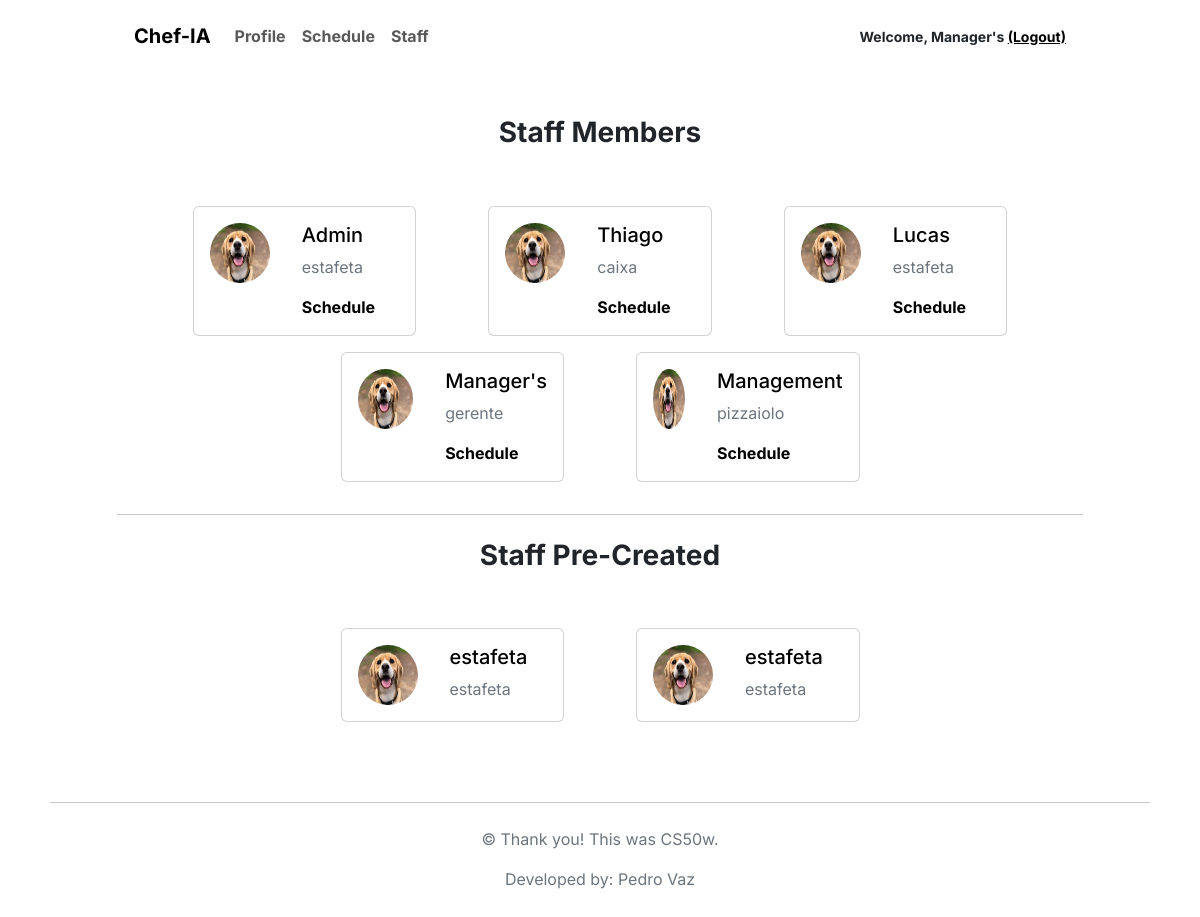
The page /staff (signed in) on the database its author committed.
### chefiapp/models.py (models this page shows, shortened)
class User(AbstractUser):
    role = models.CharField(_('role'), max_length=20, choices=ROLE_CHOICES, blank=True)
    name = models.CharField(_('name'), max_length=120, blank=True)
    address = models.CharField(_('address'), max_length=255, blank=True)
    date_of_birth = models.DateField(_('date of birth'), blank=True, null=True)
    department = models.CharField(_('department'), max_length=20, choices=DEPARTMENT_CHOICES, blank=True)
    departments = models.ManyToManyField(Department, related_name='users', blank=True)
    is_staff = models.BooleanField(_('staff status'), default=True)
    is_active = models.BooleanField(_('active'), default=True)
    date_joined = models.DateField(_('date joined'), blank=True, null=True)

class PreCreateUser(models.Model):
    email = models.EmailField(unique=True)
    name = models.CharField(max_length=255)
    department = models.CharField(_('department'), max_length=20, choices=DEPARTMENT_CHOICES, blank=True)
    activation_token = models.UUIDField(default=uuid.uuid4, editable=False)
    is_used = models.BooleanField(default=False)

### chefiapp/views.py (the view)
# urls.py: path("staff", views.staff_view, name="staff"),
def staff_view(request):
    if request.user.is_authenticated:
        user = request.user
        allUsers = User.objects.all()
        new_staff = PreCreateUser.objects.all()
        return render(request, 'chefiapp/staff.html', {
            'user': user,
            'allUsers': allUsers,
            'new_staff': new_staff,
        })
    else:
        HttpResponseRedirect(reverse('login'))

### chefiapp/templates/chefiapp/staff.html (shortened to what this page needs)
{% extends "chefiapp/layout.html" %}
{% block body %}
    <div class="container" style="width:90%; margin-top: 52px">
        <div class="row">
            <h3 class="text-center" style="margin-bottom: 48px">Staff Members</h3>
            <div class="container">
                <div class="row align-items-center justify-content-center">
                    {% for user in allUsers %}
                        {% if user.name %}
                            <div class="col-sm-6 col-md-4 col-lg-3 mx-4 my-2">
                                <div class="card">
                                    <div class="d-flex">
                                        <div class="p-3">
                                            <a href="{% url 'profile' user.id %}">
                                                <img src="/static/chefiapp/image.jpeg" class="img-fluid rounded-circle" alt="Profile Picture" style="width: 60px; height: 60px;">
                                            </a>
                                        </div>
                                        <div class="flex-grow-1 p-3">
                                            <a href="{% url 'profile' user.id %}" class="text-decoration-none text-black">
                                                <h5 class="card-title">{{ user.name }}</h5>
                                            </a>
                                            <p class="card-text text-secondary">{{ user.department}}</p>
                                            <a href="{% url 'schedule' user=user.id %}" class="text-decoration-none text-black">
                                                Schedule
                                            </a>
                                        </div>
                                    </div>
                                </div>
                            </div>
                        {% endif %}
                    {% endfor %}
                </div>
                {%if new_staff %}
                <hr class="my-4">
                    <h3 class="text-center" style="margin-bottom: 48px; margin-top: 24px">Staff Pre-Created</h3>
                    <div class="row align-items-center justify-content-center">
                        {% for user in new_staff %}
                            {% if user.name %}
                                <div class="col-sm-6 col-md-4 col-lg-3 mx-4 my-2">
                                    <div class="card">
                                        <div class="d-flex">
                                            <div class="p-3">
                                                <a href="{% url 'profile' user.id %}">
                                                    <img src="/static/chefiapp/image.jpeg" class="img-fluid rounded-circle" alt="Profile Picture" style="width: 60px; height: 60px;">
                                                </a>
                                            </div>
                                            <div class="flex-grow-1 p-3">
                                                <a href="{% url 'profile' user.id %}" class="text-decoration-none text-black">
                                                    <h5 class="card-title">{{ user.name }}</h5>
                                                </a>
                                                <p class="card-text text-secondary">{{ user.department}}</p>
                                            </div>
                                        </div>
                                    </div>
                                </div>
                            {% endif %}
                        {% endfor %}
                    </div>
                {% endif %}
            </div>
        </div>
    </div>
{% endblock %}

### chefiapp/templates/chefiapp/layout.html (shortened to what this page needs)
{% load static %}
<!DOCTYPE html>
<html lang="en">
<head>
    <link href="https://cdn.jsdelivr.net/npm/bootstrap@5.3.2/dist/css/bootstrap.min.css" rel="stylesheet">
    <link href="{% static 'chefiapp/styles.css' %}" rel="stylesheet">
    <link href="https://cdn.jsdelivr.net/npm/handsontable/dist/handsontable.full.min.css" rel="stylesheet">
</head>
<body
    style="
        margin-left: 50px;
        margin-right: 50px;
">
    <nav class="navbar navbar-expand-lg sticky-top" style="padding-left: 72px; margin-top: 8px; margin-bottom: 8px">
        <div class="container-fluid">
            <a class="navbar-brand" href="{% url 'index' %}">Chef-IA</a>
            {% if user.is_authenticated %}
                <div class="collapse navbar-collapse" id="navbarNavAltMarkup">
                    <div class="navbar-nav">
                        <a class="nav-link" aria-current="page" href="{% url 'profile' user.id %}"><strong>Profile</strong></a>
                        <a class="nav-link" href="{% url 'schedule' user=user.id %}"><strong>Schedule</strong></a>
                        <a class="nav-link" href="{% url 'staff' %}"><strong>Staff</strong></a>
                    </div>
                </div>
                <div class="d-flex align-items-center" style="padding-right: 72px">
                            <small>
                                Welcome, {{ user.name }} <a class="text-black" href="{% url 'logout' %}">(Logout)</a>
                            </small>
                </div>
            {% endif %}
        </div>
    </nav>
    <div class="body" style="min-height: 460px">
        {% block body %}
        {% endblock %}
    </div>
    <footer class="my-4 py-4 text-center">
        <hr class="my-4">
        <p class="text-secondary">© Thank you! This was CS50w.</p>
        <p class="text-secondary">Developed by: Pedro Vaz</p>
    </footer>
</body>
</html>

### chefiapp/static/chefiapp/styles.css (style rules this page uses)
body, span { font-family: 'Inter', sans-serif; }
h1, h2, h3, strong, a, div { font-family: 'Inter', sans-serif; font-weight: 700; }
p { font-family: 'Inter', sans-serif; font-weight: 400; }

### rows shown on the page
User: name "Manager's", department "gerente"
User: name "Admin", department "estafeta"
User: name "Thiago", department "caixa"
User: name "Lucas", department "estafeta"
User: name "Management", department "pizzaiolo"
PreCreateUser: name "estafeta", department "estafeta"
PreCreateUser: name "estafeta", department "estafeta"
